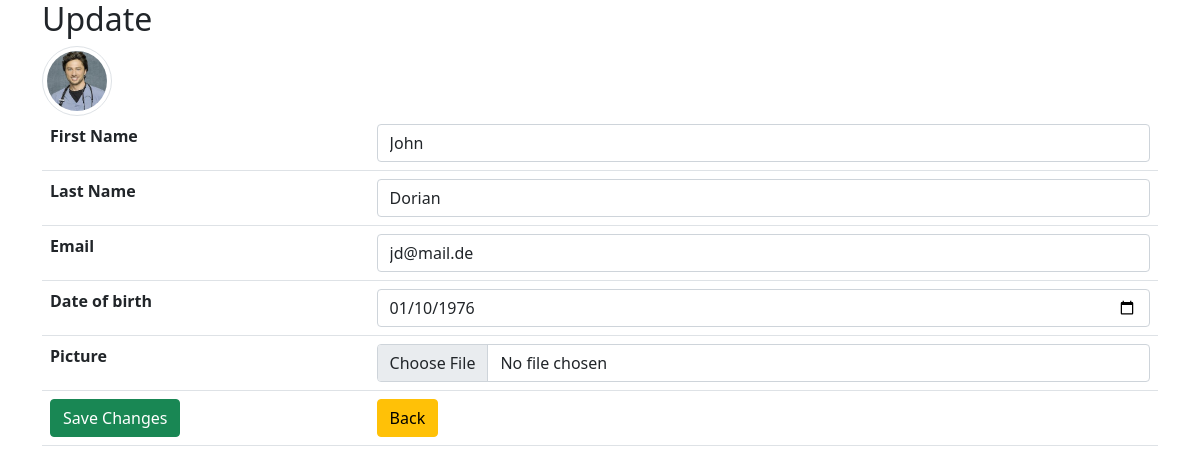
Page /loginUser/update.php?id=2 (signed in) on the committed database.
### tables this page shows
CREATE TABLE `user` (
  `id` int(11) UNSIGNED NOT NULL,
  `first_name` varchar(50) NOT NULL,
  `last_name` varchar(50) NOT NULL,
  `password` varchar(255) NOT NULL,
  `date_of_birth` date NOT NULL,
  `email` varchar(100) NOT NULL,
  `picture` varchar(100) NOT NULL,
  `status` enum('user','adm') DEFAULT 'user'
);

### loginUser/components/db_connect.php (called while the page is built)
<?php
require_once "db_classes.php";
$localhost = "127.0.0.1";
$username = "root";
$password = "";
$dbname = "dbhotel";
$db = new Database($localhost, $username, $password, $dbname);

### loginUser/components/db_classes.php (called while the page is built, shortened)
<?php
class Database {
    protected $connection;
	protected $query;
	public function __construct($dbhost = 'localhost', $dbuser = 'root', $dbpass = '', $dbname = '', $charset = 'utf8') {
		$this->connection = new mysqli($dbhost, $dbuser, $dbpass, $dbname);
		$this->connection->set_charset($charset);
	}
    public function query($query) {
		if ($this->query = $this->connection->prepare($query)) {
            $this->query->execute();
        } else {
            $this->error('Unable to prepare MySQL statement (check your syntax) - ' . $this->connection->error);
        }
		return $this;
    }
	public function fetchArray() {
	    $params = array();
        $row = array();
	    $meta = $this->query->result_metadata();
	    while ($field = $meta->fetch_field()) {
	        $params[] = &$row[$field->name];
	    }
	    call_user_func_array(array($this->query, 'bind_result'), $params);
        $result = array();
		while ($this->query->fetch()) {
			foreach ($row as $key => $val) {
				$result[$key] = $val;
			}
		}
		return $result;
	}
    public function numRows() {
		$this->query->store_result();
		return $this->query->num_rows;
	}
}
?>

### loginUser/update.php (the view, shortened to what this page needs)
<?php
require_once 'components/db_connect.php';
$backBtn = '';
if(isset($_SESSION["adm"])){
    $backBtn = "dashBoard.php";
}
if (isset($_GET['id'])) {
    $id = $_GET['id'];
    $sql = "SELECT * FROM user WHERE id = {$id}";
    $result = $db->query($sql);
    if ($result->numRows() == 1) {
        $data = $result->fetchArray();
        $f_name = $data['first_name'];
        $l_name = $data['last_name'];
        $email = $data['email'];
        $date_birth = $data['date_of_birth'];
    }
}
?>
<!DOCTYPE html>
<html lang="en">
<head>
   <?php require_once 'components/boot.php'?>
</head>
<body>
<div class="container">
        <h2>Update</h2>
        <img class='img-thumbnail rounded-circle' src='pictures/<?php echo $data['picture'] ?>' alt="<?php echo $f_name ?>">
        <form  method="post" enctype="multipart/form-data">
            <table class="table">
                <tr>
                    <th>First Name</th>
                    <td><input class="form-control" type="text"  name="first_name" placeholder ="First Name" value="<?php echo $f_name ?>"  /></td>
                </tr>
                <tr>
                    <th>Last Name</th>
                    <td><input class="form-control" type= "text" name="last_name"  placeholder="Last Name" value ="<?php echo $l_name ?>" /></td>
                </tr>
                <tr>
                    <th>Email</th>
                    <td><input class="form-control" type="email" name="email" placeholder= "Email" value= "<?php echo $email ?>" /></td>
                </tr>
                <tr>
                    <th>Date of birth</th>
                    <td><input class="form-control" type="date" name="date_of_birth" placeholder= "Date of birth" value= "<?php echo $date_birth ?>" /></td>
                </tr>
                <tr>
                    <th>Picture</th>
                    <td><input class="form-control" type="file" name="picture" /></td>
                </tr>
                <tr>
                    <td><button name="submit" class="btn btn-success" type= "submit">Save Changes</button></td>
                    <td><a href= "<?php echo $backBtn?>"><button class="btn btn-warning" type="button">Back</button></a></td>
                </tr>
            </table>
        </form>
</div>
</body>
</html>

### loginUser/update.php (style rules this page uses)
.img-thumbnail { width: 70px !important; height: 70px !important; }

### rows in the picture
user: picture (picture), first_name "John", last_name "Dorian", email "jd@mail.de", date_of_birth "01/10/1976"
